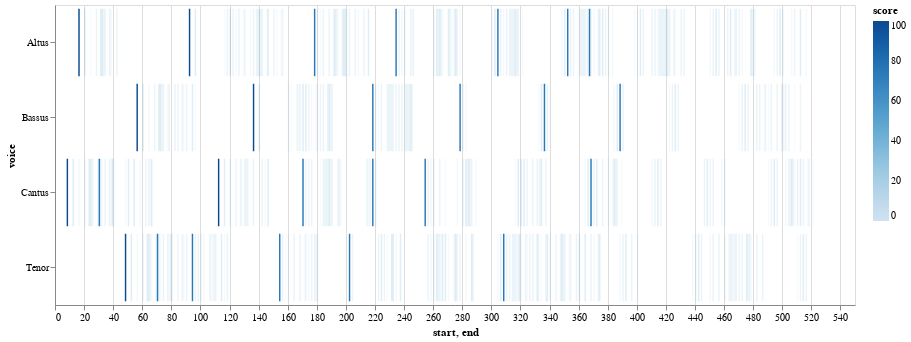

Notebook code for this chart:
### Code cell
viz_demo.plot_close_match_heatmap(mel_ngrams, '-3, 3, 2, -2', selected_patterns=[], voices=[])

### Figure 1 — Vega-Lite specification as saved in the notebook (floating-point values rounded to 4 significant figures; data arrays with more than 128 entries replaced by an {"elided": "..."} marker saying what was removed)
{"config": {"view": {"continuousWidth": 400, "continuousHeight": 300}}, "data": {"name": "data-3016482ee4140fcea250c3abe34c606a"}, "mark": "bar", "encoding": {"color": {"type": "quantitative", "field": "score"}, "opacity": {"condition": {"value": 1, "test": "(datum.score > SelectorName.cutoff)"}, "value": 0.2}, "tooltip": [{"type": "quantitative", "field": "start"}, {"type": "quantitative", "field": "end"}, {"type": "nominal", "field": "pattern"}, {"type": "quantitative", "field": "score"}], "x": {"type": "quantitative", "field": "start"}, "x2": {"field": "end"}, "y": {"type": "nominal", "field": "voice"}}, "height": 300, "selection": {"SelectorName": {"type": "single", "fields": ["cutoff"], "bind": {"input": "range", "max": 100, "min": 0, "name": "cutoff:", "step": 1}, "init": {"cutoff": 50}}, "selector007": {"type": "interval", "bind": "scales", "encodings": ["x", "y"]}}, "width": 800, "$schema": "https://vega.github.io/schema/vega-lite/v4.8.1.json", "datasets": {"data-3016482ee4140fcea250c3abe34c606a": {"elided": "500 records"}}}
